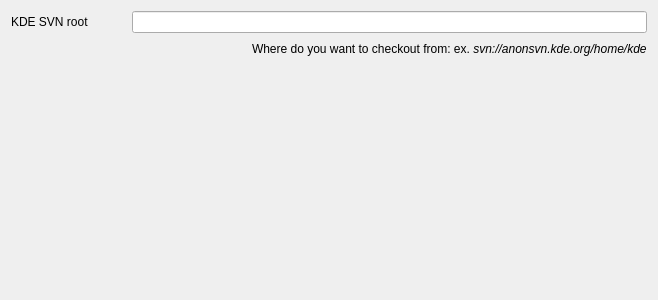
<?xml version="1.0" encoding="UTF-8"?>
<ui version="4.0">
 <class>KDEConfig</class>
 <widget class="QWidget" name="KDEConfig">
  <property name="geometry">
   <rect>
    <x>0</x>
    <y>0</y>
    <width>658</width>
    <height>300</height>
   </rect>
  </property>
  <property name="windowTitle">
   <string>Form</string>
  </property>
  <layout class="QGridLayout" name="gridLayout">
   <item row="0" column="0">
    <widget class="QLabel" name="label">
     <property name="text">
      <string>KDE SVN root</string>
     </property>
    </widget>
   </item>
   <item row="0" column="1" colspan="2">
    <widget class="QLineEdit" name="kcfg_svnPrefix"/>
   </item>
   <item row="1" column="0" colspan="2">
    <spacer name="horizontalSpacer">
     <property name="orientation">
      <enum>Qt::Horizontal</enum>
     </property>
     <property name="sizeHint" stdset="0">
      <size>
       <width>180</width>
       <height>20</height>
      </size>
     </property>
    </spacer>
   </item>
   <item row="1" column="2">
    <widget class="QLabel" name="label_2">
     <property name="text">
      <string>Where do you want to checkout from: ex. &lt;em&gt;svn://anonsvn.kde.org/home/kde&lt;/em&gt;</string>
     </property>
    </widget>
   </item>
   <item row="2" column="0">
    <spacer name="verticalSpacer">
     <property name="orientation">
      <enum>Qt::Vertical</enum>
     </property>
     <property name="sizeHint" stdset="0">
      <size>
       <width>20</width>
       <height>40</height>
      </size>
     </property>
    </spacer>
   </item>
  </layout>
 </widget>
 <resources/>
 <connections/>
</ui>
